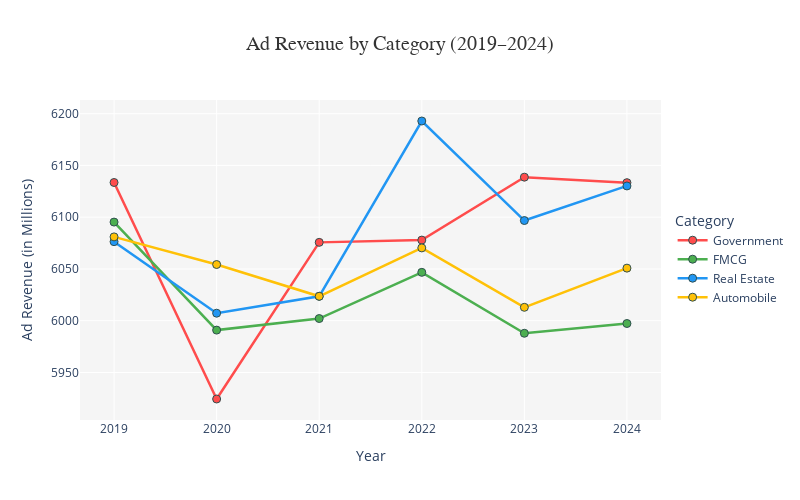

The cell this chart's notebook holds for it:
### Code cell
# Define custom colors for each category
color_map = {
    'Government': '#FF4C4C',  # Red
    'FMCG': '#4CAF50',        # Green
    'Real Estate': '#2196F3', # Blue
    'Automobile': '#FFC107'   # Yellow
}

# Create the line plot using Plotly Express
fig = px.line(
    cat_revenue_yearly,
    x='Year',
    y='ad_revenue_in_million',
    color='standard_ad_category',
    title='Ad Revenue by Category (2019–2024)',
    labels={
        'Year': 'Year',
        'ad_revenue_in_million': 'Ad Revenue (in Millions)',
        'standard_ad_category': 'Category'
    },
    color_discrete_map=color_map,
    markers=True  # Add markers to each data point
)

# Customize the layout for an amazing look
fig.update_layout(
    width=800,
    height=500,
    title={
        'text': 'Ad Revenue by Category (2019–2024)',
        'x': 0.5,
        'xanchor': 'center',
        'font': {'size': 20, 'family': 'Arial', 'color': '#333'}
    },
    xaxis_title='Year',
    yaxis_title='Ad Revenue (in Millions)',
    xaxis={
        'tickvals': [2019, 2020, 2021, 2022, 2023, 2024],
        'ticktext': ['2019', '2020', '2021', '2022', '2023', '2024'],
        'title_font': {'size': 14},
        'tickfont': {'size': 12}
    },
    yaxis={
        'title_font': {'size': 14},
        'tickfont': {'size': 12}
    },
    legend={
        'title': 'Category',
        'font': {'size': 12},
        'x': 1.02,
        'y': 0.5,
        'xanchor': 'left',
        'yanchor': 'middle'
    },
    plot_bgcolor='rgba(245, 245, 245, 1)',  # Light background
    paper_bgcolor='rgba(255, 255, 255, 1)', # White paper background
    hovermode='x unified',  # Unified hover tooltip for all lines
    showlegend=True
)

# Customize line and marker styles
fig.update_traces(
    line=dict(width=2.5),
    marker=dict(size=8, line=dict(width=1, color='DarkSlateGrey')),
    mode='lines+markers'
)

# Show the plot
fig.show()

### Figure 1 — Plotly figure (JSON) as saved in the notebook; plotly's stock layout.template omitted (floating-point values rounded to 4 significant figures)
{"data": [{"hovertemplate": "Category=Government<br>Year=%{x}<br>Ad Revenue (in Millions)=%{y}<extra></extra>", "legendgroup": "Government", "line": {"color": "#FF4C4C", "dash": "solid", "width": 2.5}, "marker": {"line": {"color": "DarkSlateGrey", "width": 1}, "size": 8, "symbol": "circle"}, "mode": "lines+markers", "name": "Government", "orientation": "v", "showlegend": true, "type": "scatter", "x": ["2019", "2020", "2021", "2022", "2023", "2024"], "xaxis": "x", "y": [6134.0, 5924.0, 6076.0, 6078.0, 6139.0, 6133.0], "yaxis": "y"}, {"hovertemplate": "Category=FMCG<br>Year=%{x}<br>Ad Revenue (in Millions)=%{y}<extra></extra>", "legendgroup": "FMCG", "line": {"color": "#4CAF50", "dash": "solid", "width": 2.5}, "marker": {"line": {"color": "DarkSlateGrey", "width": 1}, "size": 8, "symbol": "circle"}, "mode": "lines+markers", "name": "FMCG", "orientation": "v", "showlegend": true, "type": "scatter", "x": ["2019", "2020", "2021", "2022", "2023", "2024"], "xaxis": "x", "y": [6095.0, 5991.0, 6002.0, 6047.0, 5988.0, 5997.0], "yaxis": "y"}, {"hovertemplate": "Category=Real Estate<br>Year=%{x}<br>Ad Revenue (in Millions)=%{y}<extra></extra>", "legendgroup": "Real Estate", "line": {"color": "#2196F3", "dash": "solid", "width": 2.5}, "marker": {"line": {"color": "DarkSlateGrey", "width": 1}, "size": 8, "symbol": "circle"}, "mode": "lines+markers", "name": "Real Estate", "orientation": "v", "showlegend": true, "type": "scatter", "x": ["2019", "2020", "2021", "2022", "2023", "2024"], "xaxis": "x", "y": [6076.0, 6007.0, 6024.0, 6193.0, 6097.0, 6130.0], "yaxis": "y"}, {"hovertemplate": "Category=Automobile<br>Year=%{x}<br>Ad Revenue (in Millions)=%{y}<extra></extra>", "legendgroup": "Automobile", "line": {"color": "#FFC107", "dash": "solid", "width": 2.5}, "marker": {"line": {"color": "DarkSlateGrey", "width": 1}, "size": 8, "symbol": "circle"}, "mode": "lines+markers", "name": "Automobile", "orientation": "v", "showlegend": true, "type": "scatter", "x": ["2019", "2020", "2021", "2022", "2023", "2024"], "xaxis": "x", "y": [6081.0, 6054.0, 6024.0, 6070.0, 6013.0, 6051.0], "yaxis": "y"}], "layout": {"height": 500, "hovermode": "x unified", "legend": {"font": {"size": 12}, "title": {"text": "Category"}, "tracegroupgap": 0, "x": 1.02, "xanchor": "left", "y": 0.5, "yanchor": "middle"}, "paper_bgcolor": "rgba(255, 255, 255, 1)", "plot_bgcolor": "rgba(245, 245, 245, 1)", "showlegend": true, "title": {"font": {"color": "#333", "family": "Arial", "size": 20}, "text": "Ad Revenue by Category (2019–2024)", "x": 0.5, "xanchor": "center"}, "width": 800, "xaxis": {"anchor": "y", "domain": [0, 1], "tickfont": {"size": 12}, "ticktext": ["2019", "2020", "2021", "2022", "2023", "2024"], "tickvals": [2019, 2020, 2021, 2022, 2023, 2024], "title": {"font": {"size": 14}, "text": "Year"}}, "yaxis": {"anchor": "x", "domain": [0, 1], "tickfont": {"size": 12}, "title": {"font": {"size": 14}, "text": "Ad Revenue (in Millions)"}}}}
